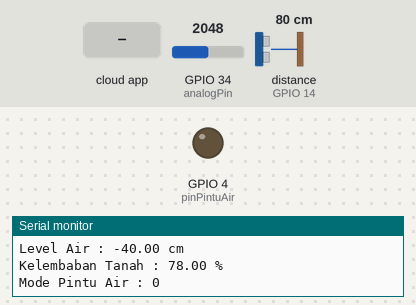
A sketch run on a simulated ESP32. Shown: output pins drawn as LEDs (lit = HIGH), the last lines printed to the serial monitor. Wiring (inferred from the names in the program): ultrasonic range finder: trigger GPIO 12; echo GPIO 14. The inputs (shaded band) are chosen by the test bench; at power-on: distance to the obstacle (sensor on GPIO 14) 80 cm, GPIO 34 (analogPin) = 2048. The echo pulse lasts 58.3 µs per cm; WiFi joins after 1.5 s; servers stay silent unless stated; the Firebase database answers and starts empty; pins used as bus, display or sensor lines are not drawn.

Above: at 2.7 s.
2.8 s: the phone or cloud app sets mode_pintu_air_1 to 1
At 3.9 s:
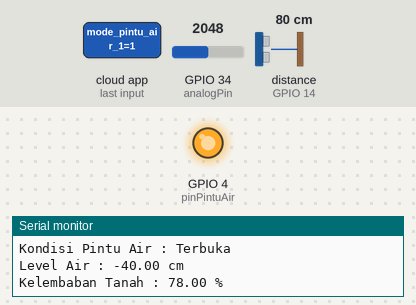
4.9 s: distance to the obstacle (sensor on GPIO 14) set to 32 cm
6.9 s: distance to the obstacle (sensor on GPIO 14) set to 26 cm
At 9.2 s:
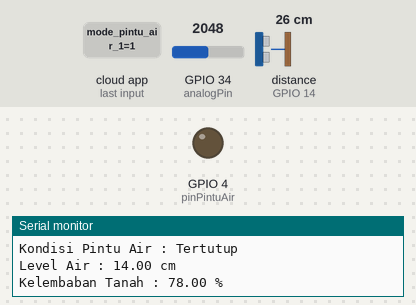
9.5 s: distance to the obstacle (sensor on GPIO 14) set to 35 cm
At 10.9 s:
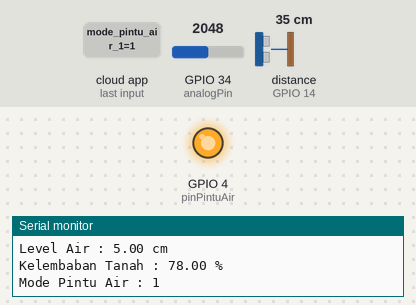
Timing chart, 0 to 12.5 s (numbered marks = the images above; inputs shaded):
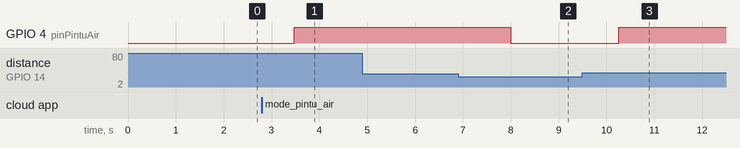

The sketch:

Komunikasi_IoT_Mikrokontrol_dan_Firebase.ino
```cpp
/*
 * Program Komunikasi IoT antara Mikrokontroler dengan Firebase
 * Sofyan R. - 191311030 - POLBAN - 2022
 */

// Library yang diperlukan
#include <WiFi.h>
#include <FirebaseESP32.h>

// Definisi Autentikasi Wifi
#define WIFI_SSID "Kosan ibu Ai"
#define WIFI_PASSWORD "gataulupa"

// Definisi Autentikasi Firebase
#define FIREBASE_HOST "pintu-air-otomatis-iot-29db0-default-rtdb.firebaseio.com"
#define FIREBASE_AUTH "7wSo95lkOMWeM5R7ZKh34u8Xr8WRTsTnNNRS6zcb"

// Definisi Firebase Data Object
FirebaseData firebaseData;

// Deklarasi Variabel Path Firebase
String pathSaluran = "/saluran_1";
String pathPintuAir = "/pintu_air";

// Deklarasi Variabel Pembacaan Sensor Ultrasonik
int trigPin = 12; // Pin D12 ESP32                                                                                                                                                                                // Pin D2 ESP32
int echoPin = 14; // Pin D14 ESP32
long durasi;
float jarak;
float tinggiAir = 0;

// Deklarasi Variabel Pembacaan Sensor Kelembaban Tanah
int analogPin = 34; // Pin D34 ESP32
int analogInput;
float kelembabanTanah;

// Deklarasi Pin Pintu Air
int pinPintuAir = 4; // Pin D4 ESP32

// Deklarasi Variabel Pintu Air Firebase
int modePintuAir = 0;
int kondisiPintuAir = 0;

void setup() {
  // Setup
  Serial.begin(115200);
  initWifi();
  initFirebase();

  // Inisialisasi Input dan Output
  pinMode(trigPin, OUTPUT);
  pinMode(echoPin, INPUT);
  pinMode(analogPin, INPUT);
  pinMode(pinPintuAir, OUTPUT);
}

void loop() {
  // Melakukan Autentikasi ke Jaringan WiFi kembali saat jaringan terputus
  if (WiFi.status() != WL_CONNECTED) {
    initWifi();
  }

  // Membaca Data Sensor Ultrasonik
  // Mentrigger gelombang
  digitalWrite(trigPin, LOW);
  delayMicroseconds(2);
  digitalWrite(trigPin, HIGH);
  delayMicroseconds(10);
  digitalWrite(trigPin, LOW);
  // Menghitung waktu pantulan gelombang
  durasi = pulseIn(echoPin, HIGH);
  // Menghitung jarak berdasarkan waktu pantul gelombang
  jarak = (durasi/2)/29;
  // Mengkalibrasi jarak untuk range ketinggian 0-20 cm
  tinggiAir = (jarak-40)*(-1);

  // Membaca Data Sensor Kelembaban Tanah
  // Membaca nilai input analog dari pin A0 sensor
  analogInput = analogRead(analogPin);
  // Mengkonversi nilai pembacaan sensor menjadi persen (4095 = kering & 1500 = basah)
  kelembabanTanah = map(analogInput, 4095, 1500, 0, 100);

  // Mencetak Hasil Pembacan Sensor pada Serial Monitor
  Serial.print("Level Air : ");
  Serial.print(tinggiAir);
  Serial.println(" cm");
  Serial.print("Kelembaban Tanah : ");
  Serial.print(kelembabanTanah);
  Serial.println(" %");

  // Mengecek koneksi Firebase
  if (Firebase.ready()) {
    // Mengirim Data Pembacaan Sensor ke Firebase
    Firebase.setFloat(firebaseData, pathSaluran + "/sensor_level_air", tinggiAir);
    Firebase.setFloat(firebaseData, pathSaluran + "/sensor_kelembaban_tanah", kelembabanTanah);

    // Mengambil Data Mode Pintu Air dari Firebase
    if (Firebase.getInt(firebaseData, pathPintuAir + "/mode_pintu_air_1")) {
      if (firebaseData.dataType() == "int") {
        modePintuAir = firebaseData.intData();
      }
    }
    Serial.print("Mode Pintu Air : ");
    Serial.println(modePintuAir);

    // Buka Tutup Pintu berdasarkan Mode Otomatis
    if (modePintuAir == 1) {
      // Otomatis berdasarkan level air
      if (tinggiAir <= 10) {
        Firebase.setInt(firebaseData, pathPintuAir + "/pintu_air_1", 1);
      } else {
        Firebase.setInt(firebaseData, pathPintuAir + "/pintu_air_1", 0);
      }
    } else if (modePintuAir == 2) {
      // Otomatis berdasarkan kelembaban tanah
      if (kelembabanTanah <= 30) {
        Firebase.setInt(firebaseData, pathPintuAir + "/pintu_air_1", 1);
      } else {
        Firebase.setInt(firebaseData, pathPintuAir + "/pintu_air_1", 0);
      }
    }

    // Mengambil Data Kondisi Pintu Air dari Firebase
    if (Firebase.getInt(firebaseData, pathPintuAir + "/pintu_air_1")) {
      if (firebaseData.dataType() == "int") {
        kondisiPintuAir = firebaseData.intData();
      }
    }

    // Membuka dan Menutup Pintu Air sesuai Data dari Firebase
    if (kondisiPintuAir == 0) {
      digitalWrite(pinPintuAir, LOW);
      Serial.print("Kondisi Pintu Air : ");
      Serial.println("Tertutup");
    } else {
      digitalWrite(pinPintuAir, HIGH);
      Serial.print("Kondisi Pintu Air : ");
      Serial.println("Terbuka");
    }

    Serial.println();
  } else {
    initFirebase();
  }
}

// Fungsi Inisialisasi WiFi
void initWifi() {
  // Melakukan Autentikasi ke Jaringan WiFi
  WiFi.begin(WIFI_SSID, WIFI_PASSWORD);
  while (WiFi.status() != WL_CONNECTED) {
    Serial.println("Menghubungkan ke jaringan Wifi...");
    delay(300);
  }
  Serial.println("Berhasil terkoneksi ke " + (String)WIFI_SSID);
  Serial.print("Dengan IP: ");
  Serial.println(WiFi.localIP());
}

// Fungsi Inisialisai Firebase
void initFirebase() {
  // Melakukan Authentication ke Firebase
  Serial.println("Menghubungkan ke Firebase...");
  Firebase.begin(FIREBASE_HOST, FIREBASE_AUTH);
  Firebase.reconnectWiFi(true);
  // Set database read timeout to 1 minute (max = 15 minutes)
  Firebase.setReadTimeout(firebaseData, 1000 * 60);
  // Set database write size
  Firebase.setwriteSizeLimit(firebaseData, "tiny");
}
```

Measured:
- the behaviour switches between 30 and 29 cm on distance to the obstacle (sensor on GPIO 14) (found by bisection; images 1 and 2)
- after the input at 2.8 s, GPIO 4 (pinPintuAir): LOW → HIGH after 0.67 s
- after the input at 6.9 s, GPIO 4 (pinPintuAir): HIGH → LOW after 1.1 s
- after the input at 9.5 s, GPIO 4 (pinPintuAir): LOW → HIGH after 0.76 s
